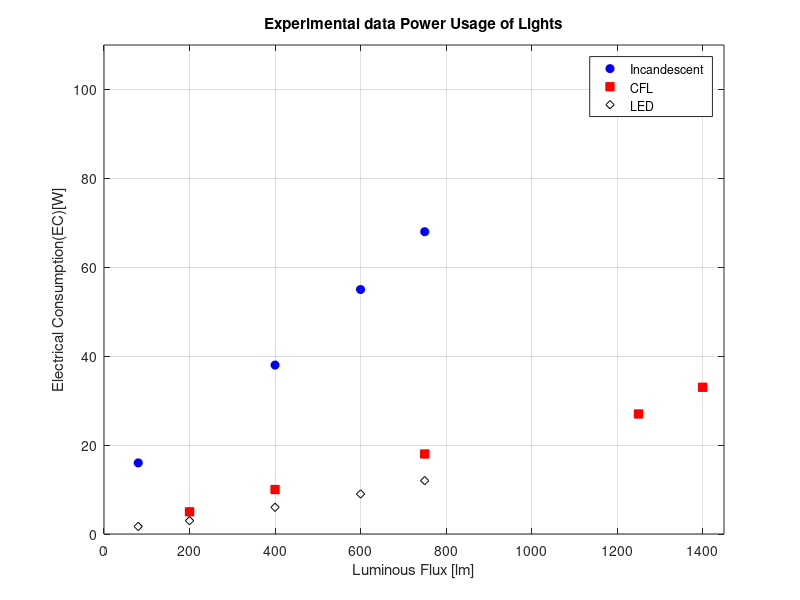

Here is the MATLAB script that generated this plot:
% Hamilton Nguyen Engr 1300.001 7/16/2018

%{
 Problem Statement: There is currently an effort in the united states to
 replace incandescent light bulbs with more energy-ffeicient technologies,
 including compact fluoresent lights (CFLs) and light-emitting
 diodes(LEDs). The lumen[lm] is the SI unit of luminous flux, a measure of
 the perceived power of light. Luminious flux is adjusted to reflect the
 varying sensitivity of the human eye to diffent wavelengths of light.
 To test the power usage, you run an experiment and measure the following
 data. Create a proper plot of these data, with electrical consumption (EC)
 on the ordinate. use the data from the textbook.

On the graph, use solid blue circles for incandescent bulbs, solid red
squares for CLFs, and open black diamonds for LEDs

 Known Variable: none, refer to data table in textbook. 
 Unknown Variable: none, refer to data table in textbook. 
 Assumption: none, refer to data table in textbook. 
 Equations: none, refer to data table in textbook. 
 Case Scenario: plot the data to a graph.

%}

clear; clc; close all; 

%the values for the abscessa. 
Luminous_flux=[80 200 400 600 750 1250 1400];%(LF)[lm]

%Electrical Consumption(EC)[W], also the values for the ordinate.
Incandescent=[16 nan 38 55 68 nan 105];
CFL=[nan 5 10 nan 18 27 33];
LED=[1.7 3 6 9 12 nan nan];

figure('color', 'w')%background, white
plot(Luminous_flux,Incandescent,'bo','MarkerFaceColor','b')%plot for Luminous flux vs. Incandescent
hold on
plot(Luminous_flux,CFL,'rs','MarkerFaceColor','r')%plot for Luminous flux vs. CFL
hold on 
plot(Luminous_flux,LED,'dk')%plot for Luminous flux vs. LED

xlabel('Luminous Flux [lm]'); %x axis label
ylabel('Electrical Consumption(EC)[W]'); %y axis label
legend('Incandescent','CFL','LED','Location','Best') %legend for the data
title('Experimental data Power Usage of Lights'); % title of the plot data
grid on %create a grid in graph
axis([0 1450 0 110]); %declare a range values for abscessa and ordinate. 




